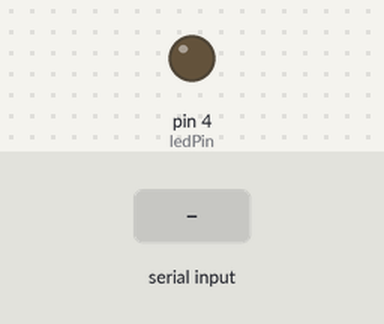
This sketch was run on a simulated Arduino Uno, built with avr-gcc and run on an emulated ATmega328P. Shown: output pins drawn as LEDs (lit = HIGH). Inputs (shaded band) come from the test bench.

Above: at 1.2 s.
1.3 s: "A" received over Serial
At 1.7 s:
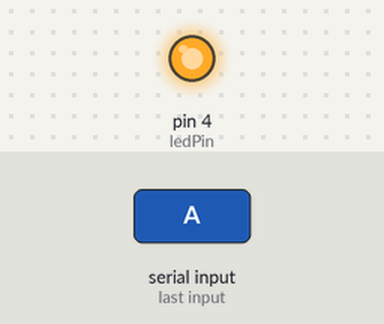
2.8 s: "1" received over Serial
At 4.1 s:
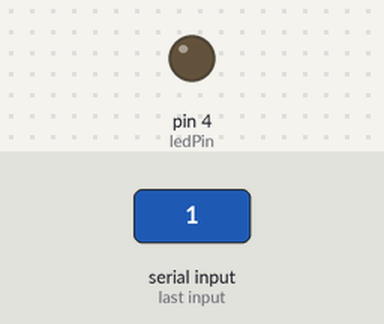
Timing chart, 0 to 5.8 s (numbered marks = the images above; inputs shaded):
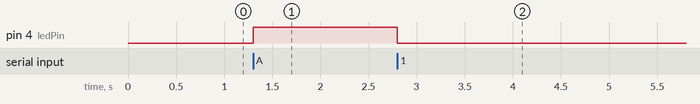

The sketch:

Arduino.ino
```cpp
int data;
const int ledPin =  4;
void setup() {
  // put your setup code here, to run once:
Serial.begin(9600);
pinMode(ledPin, OUTPUT);
}

void loop() {
  // put your main code here, to run repeatedly:
  if (Serial.available())
  {
    data = Serial.read();
    if (data == 'A'){
      digitalWrite(ledPin,HIGH);
      delay(1000);
      }
    else
    digitalWrite(ledPin,LOW);
  }
}
```

Measured:
- after the input at 1.3 s, pin 4 (ledPin): LOW → HIGH at once
- after the input at 2.8 s, pin 4 (ledPin): HIGH → LOW at once
